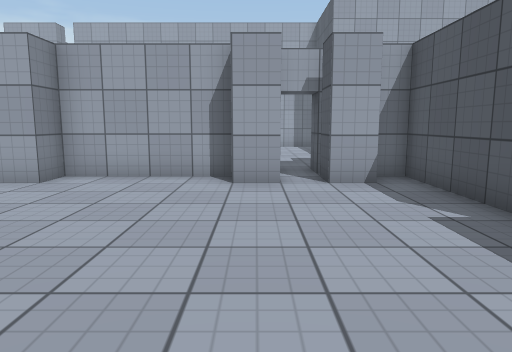
view 1 (above)

16 first-person views from a walk through a 3-D level made in the Unity game engine. The camera is 1.2 m above the floor, tilts 8° down and sees 70° across. The floor is counted in squares, 1 m on a side. Each view is taken from the middle of a square. On the plan, view 1 faces up. The plan holds only what a view shows up to about 15 squares ahead; the rest is blank. The place goes on beyond the plan. The player character is not drawn. Surface patterns are stand-ins for the level's own textures.

view 2
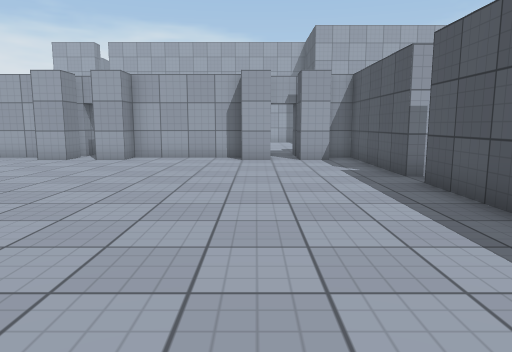

view 3
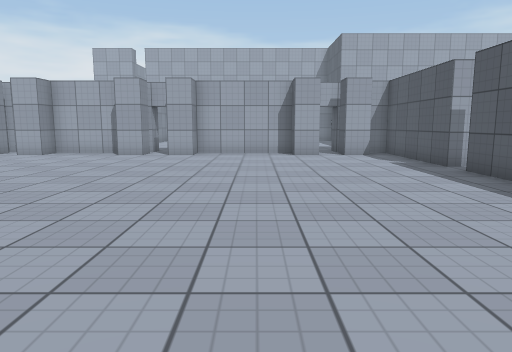

view 4
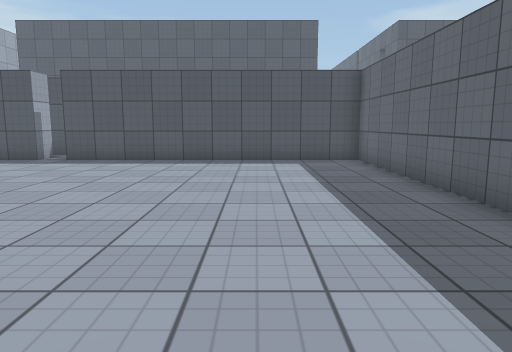

view 5
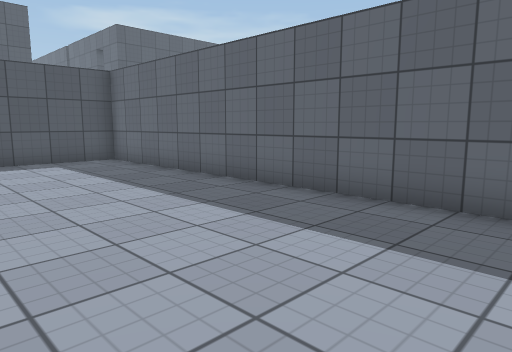

view 6
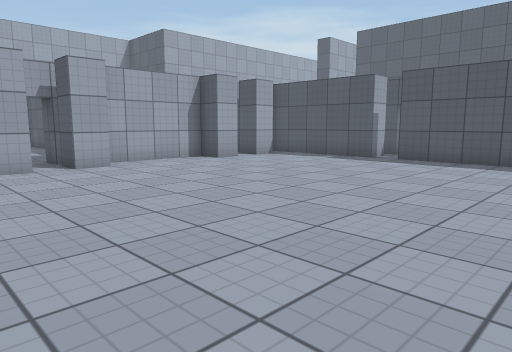

view 7
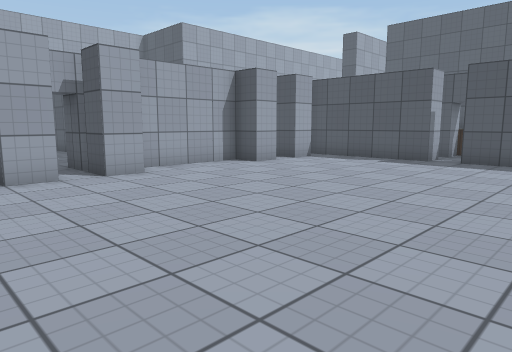

view 8
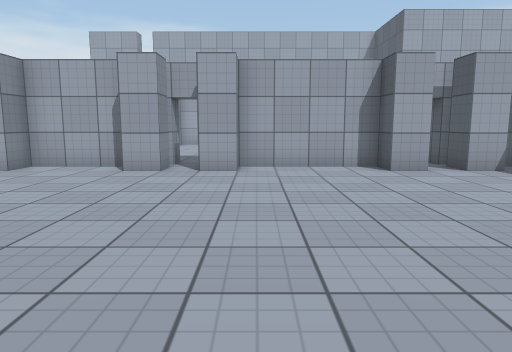

view 9
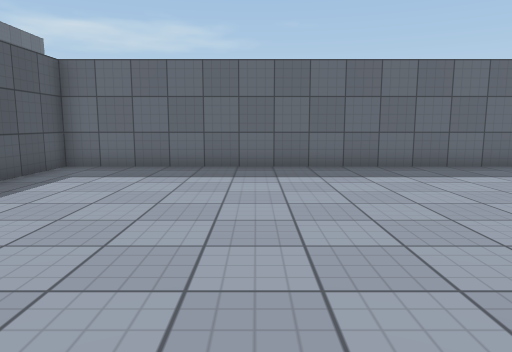

view 10
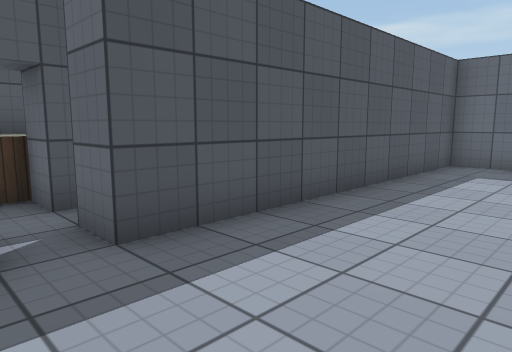

view 11
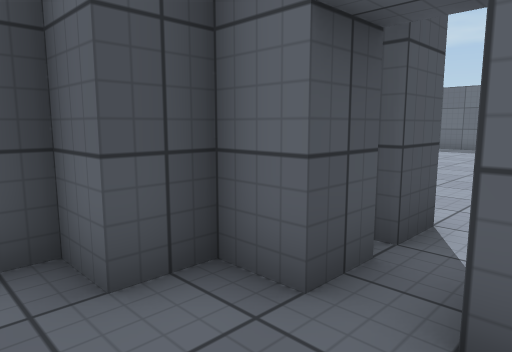

view 12
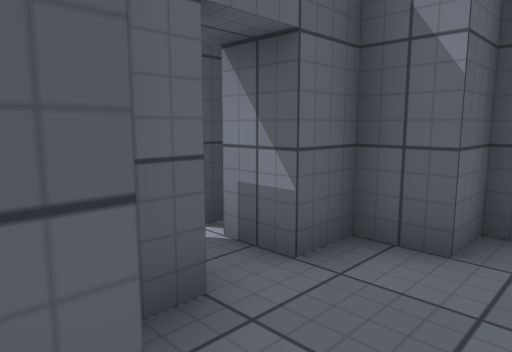

view 13
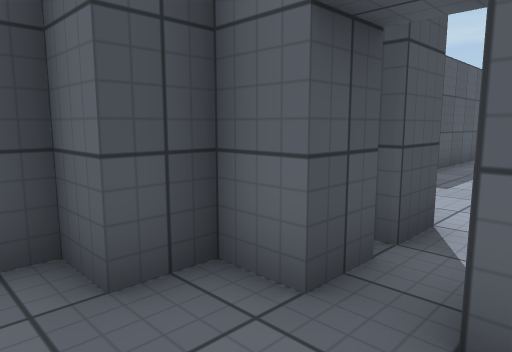

view 14
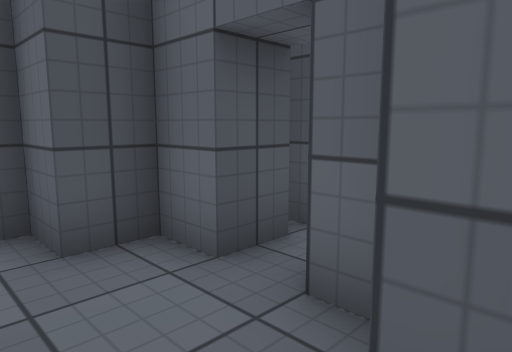

view 15
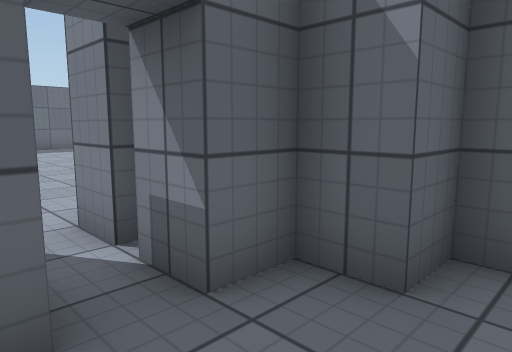

view 16
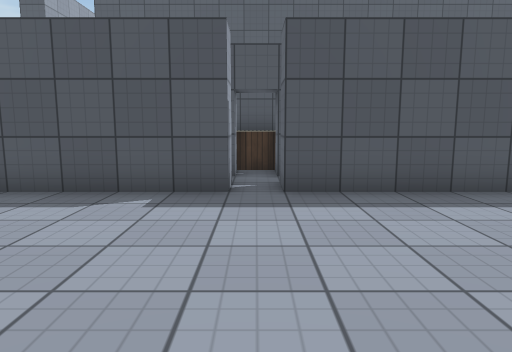

### Floor plan
Points are (right, up) in squares from view 1. A wall is a line through its corners. A room is listed if a view was taken in it or the views show most of it. See-through windows are left out.
Room 1 (views 1, 2, 3, 4, 5, 6, 7, 8, 9, 10, 16)
walls: (-6.5, 7.5) (-7.5, 7.5); (0.5, 7.5) (-0.5, 7.5) (-0.5, 8.5) (-4.5, 8.5) (-4.5, 7.5) (-5.5, 7.5); (4.6, 3.5) (3.5, 3.5) (3.5, 8.5) (2.6, 8.5); (2.6, 7.5) (1.5, 7.5); (-7.8, 8.5) (-9.5, 8.5); (-9.4, -7.5) (3.5, -7.5) (3.5, 2.5) (4.5, 2.5)
ways out: opening at (-6, 8) to room 2; opening at (1, 8) to room 3; opening at (4, 3)
Room 2 (views 11, 12)
walls: (-5.5, 8.9) (-5.5, 10) (-4.5, 10) (-4.5, 11) (-3.5, 11) (-3.5, 11.5); (-6.5, 8.5) (-6.5, 7.5); (-8.6, 11) (-7.5, 11) (-7.5, 10) (-6.5, 10) (-6.5, 9); (-5.5, 7.5) (-5.5, 8.5)
ways out: opening at (-6, 8) to room 1
Room 3 (views 13, 14, 15)
walls: (1.5, 8.9) (1.5, 10) (2.5, 10) (2.5, 11) (3.5, 11) (3.5, 11.5); (0.5, 8.6) (0.5, 7.5); (-1.5, 11.5) (-1.5, 11) (-0.5, 11) (-0.5, 10) (0.5, 10) (0.5, 9); (1.5, 7.5) (1.5, 8.5)
ways out: opening at (1, 8) to room 1

Where each view was taken, in squares from view 1:
view 1: 0 up, 0 right, facing up
view 2: 5 down, 0 right, facing up
view 3: 7 down, 2 left, facing up
view 4: 4 down, 9 left, facing right
view 5: 2 down, 9 left, facing down-right
view 6: 3 down, 9 left, facing up-right
view 7: 1 down, 9 left, facing up-right
view 8: 2 down, 4 left, facing up
view 9: 3 up, 2 left, facing down
view 10: 4 up, 0 right, facing down-right
view 11: 12 up, 7 left, facing down-right
view 12: 12 up, 4 left, facing down-left
view 13: 12 up, 0 right, facing down-right
view 14: 12 up, 1 left, facing down-right
view 15: 12 up, 2 right, facing down-left
view 16: 3 up, 3 left, facing right
